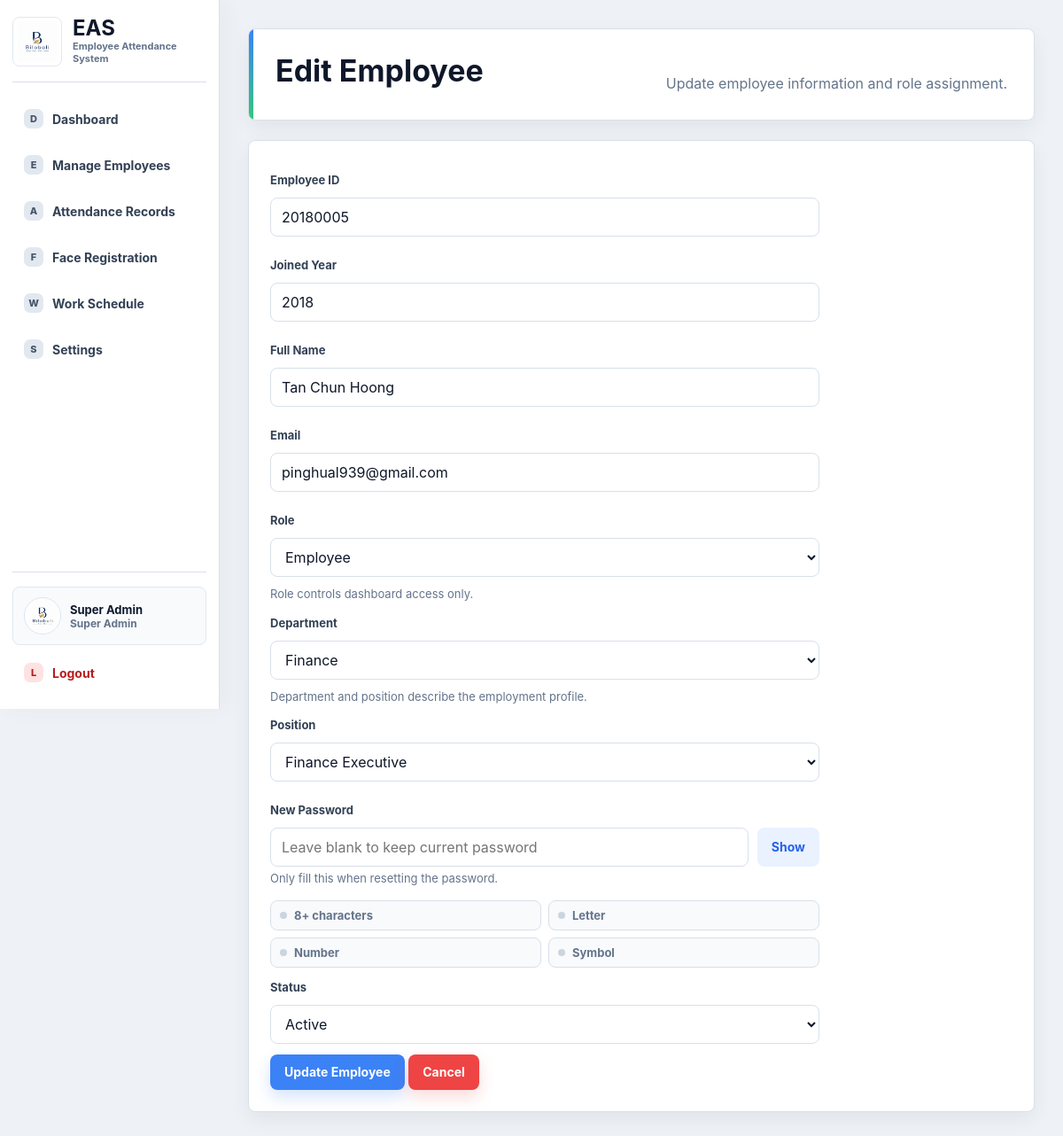
The app's page /edit_employee/24 (signed in) with its own data.
### tables this page shows
CREATE TABLE users (
            id INTEGER PRIMARY KEY AUTOINCREMENT,
            username TEXT NOT NULL UNIQUE,
            password TEXT NOT NULL,
            role TEXT NOT NULL,
            full_name TEXT,
            email TEXT,
            department TEXT,
            position TEXT,
            status TEXT DEFAULT 'Active'
        , system_id TEXT, joined_year TEXT, profile_image TEXT, deleted_at TEXT);

### routes/superadmin_routes.py (the view, shortened to what this page needs)
@superadmin_bp.route("/edit_employee/<int:id>", methods=["GET", "POST"])
def edit_employee(id):
    if session.get("role") not in ["superadmin", "hr"]:
        return redirect(url_for("auth.login"))
    user = get_user_by_id(id)
    if not user:
        flash("User not found", "error")
        return redirect(url_for("superadmin.employees"))
    if user["role"] == "superadmin":
        flash("Main Super Admin account cannot be edited", "error")
        return redirect(url_for("superadmin.employees"))
    if user["status"] == "Deleted" or user["deleted_at"]:
        flash("Deleted accounts are read-only", "error")
        return redirect(url_for("superadmin.employees"))
    return render_edit_employee_form(user)

### app.py (called while the page is built)
def create_app():
    app = Flask(__name__)
    app.secret_key = SECRET_KEY
    ensure_face_folder()
    init_db()
    seed_users()
    app.register_blueprint(kiosk_bp)
    app.register_blueprint(auth_bp)
    app.register_blueprint(superadmin_bp)
    app.register_blueprint(hr_bp)
    app.register_blueprint(employee_bp)
    app.register_blueprint(profile_bp)
    @app.context_processor
    def inject_current_user():
        from flask import session
        user_id = session.get("user_id")
        return {
            "current_user": get_user_by_id(user_id) if user_id else None
        }
    @app.after_request
    def prevent_authenticated_page_cache(response):
        response.headers["Cache-Control"] = "no-store, no-cache, must-revalidate, max-age=0"
        response.headers["Pragma"] = "no-cache"
        response.headers["Expires"] = "0"
        return response
    return app

### database.py (called while the page is built)
def get_sqlite_target():
    if DATABASE == ":memory:":
        return "file:eas_memory?mode=memory&cache=shared", True
    return DATABASE, DATABASE.startswith("file:")

def get_db_connection():
    global _MEMORY_DB_CONNECTION
    database, use_uri = get_sqlite_target()
    if DATABASE == ":memory:" and _MEMORY_DB_CONNECTION is None:
        _MEMORY_DB_CONNECTION = sqlite3.connect(database, uri=True)
        _MEMORY_DB_CONNECTION.row_factory = sqlite3.Row
    conn = sqlite3.connect(database, uri=use_uri)
    conn.row_factory = sqlite3.Row
    return conn

def get_user_by_id(user_id):
    conn = get_db_connection()
    user = conn.execute(
        "SELECT * FROM users WHERE id=?",
        (user_id,)
    ).fetchone()
    conn.close()
    return user

### routes/superadmin_routes.py (called while the page is built)
def render_edit_employee_form(user):
    return render_template(
        "superadmin/edit_employee.html",
        user=user,
        departments=DEPARTMENT_OPTIONS,
        department_positions=DEPARTMENT_POSITION_OPTIONS,
        positions=POSITION_OPTIONS,
    )

### templates/superadmin/edit_employee.html (shortened to what this page needs)
<!DOCTYPE html>
<html>
<head>
    <link rel="stylesheet" href="{{ url_for('static', filename='css/main.css') }}">
    <link rel="stylesheet" href="{{ url_for('static', filename='css/dashboard.css') }}">
</head>
<body>
<div class="layout">
    {% include "shared/sidebar.html" %}
    <div class="main">
        <div class="header">
            <h1>Edit Employee</h1>
            <p>Update employee information and role assignment.</p>
        </div>
        <div class="form-box">
            <form method="POST">
                <label>Employee ID</label>
                <input type="text" value="{{ user.system_id }}" readonly>
                <label>Joined Year</label>
                <input type="text" value="{{ user.joined_year }}" readonly>
                <label>Full Name</label>
                <input type="text" name="full_name" value="{{ user.full_name }}" required>
                <label>Email</label>
                <input type="email" name="email" value="{{ user.email }}" required>
                <label>Role</label>
                <select id="roleSelect" name="role" required>
                    <option value="employee" {% if user.role == "employee" %}selected{% endif %}>Employee</option>
                </select>
                <p class="help-text">Role controls dashboard access only.</p>
                <label>Department</label>
                <select id="departmentSelect" name="department" required>
                    {% for department in departments %}
                    <option value="{{ department }}" {% if user.department == department %}selected{% endif %}>{{ department }}</option>
                    {% endfor %}
                </select>
                <p class="help-text">Department and position describe the employment profile.</p>
                <label>Position</label>
                <select id="positionSelect" name="position" data-selected="{{ user.position }}" required></select>
                <label>New Password</label>
                <div class="password-field">
                    <input id="passwordInput" type="password" name="new_password" placeholder="Leave blank to keep current password">
                    <button class="btn-lite" type="button" data-toggle-password="passwordInput">Show</button>
                </div>
                <p class="help-text">Only fill this when resetting the password.</p>
                <div class="password-rules" id="passwordRules">
                    <span data-rule="length">8+ characters</span>
                    <span data-rule="letter">Letter</span>
                    <span data-rule="number">Number</span>
                    <span data-rule="symbol">Symbol</span>
                </div>
                <label>Status</label>
                <select name="status" required>
                    <option value="Active" {% if user.status == "Active" %}selected{% endif %}>Active</option>
                </select>
                <button type="submit">Update Employee</button>
                <a class="btn btn-danger" href="{{ url_for('superadmin.employees') }}">Cancel</a>
            </form>
        </div>
    </div>
</div>
</body>
</html>

### templates/shared/sidebar.html (shortened to what this page needs)
<aside class="sidebar" id="appSidebar">
    <div class="sidebar-top">
        <button class="brand-lockup" type="button" data-sidebar-toggle aria-label="Toggle sidebar">
            <img src="{{ url_for('static', filename='images/bilobali_logo.png') }}" alt="Bilobali logo">
            <span><strong>EAS</strong><small>Employee Attendance System</small></span>
        </button>
    </div>
    <nav class="sidebar-nav">
    {% if session.get("role") == "superadmin" %}
    <a href="/superadmin" data-icon="D"><span>Dashboard</span></a>
    <a href="/employees" data-icon="E"><span>Manage Employees</span></a>
    <a href="/attendance_records" data-icon="A"><span>Attendance Records</span></a>
    <a href="/superadmin/face_registration" data-icon="F"><span>Face Registration</span></a>
    <a href="/work_settings" data-icon="W"><span>Work Schedule</span></a>
    {% else %}
    <a href="/employee" data-icon="D"><span>Dashboard</span></a>
    {% endif %}
    <a href="/settings" data-icon="S"><span>Settings</span></a>
    </nav>
    {% if current_user %}
    {% set role_label = "Super Admin" if current_user.role == "superadmin" else ("HR Staff" if current_user.role == "hr" else "Employee") %}
    <div class="sidebar-account">
        <a class="sidebar-profile" href="/profile" title="Profile">
            <img src="{{ url_for('static', filename=current_user.profile_image) if current_user.profile_image else url_for('static', filename='images/bilobali_logo.png') }}" alt="Profile photo">
            <span>
                <strong>{{ current_user.full_name or "User" }}</strong>
                <small>{{ role_label }}</small>
            </span>
        </a>
        <a class="sidebar-logout" href="/logout" data-icon="L"><span>Logout</span></a>
    </div>
    {% endif %}
</aside>

### static/css/main.css (style rules this page uses)
:root { --page: #eef2f6; --surface: #ffffff; --surface-soft: #f8fafc; --ink: #0f172a; --text: #1f2937; --muted: #64748b; --line: #d8e0ea; --nav: #101827; --nav-2: #172235; --blue: #3b82f6; --blue-dark: #2563eb; --green: #34c77b; --green-dark: #16a34a; --orange: #fb923c; --orange-dark: #ea580c; --red: #ef4444; --red-dark: #dc2626; --radius: 8px; --shadow: 0 18px 44px rgba(15, 23, 42, 0.10); --shadow-soft: 0 8px 22px rgba(15, 23, 42, 0.06); }
* { box-sizing: border-box; }
html { min-height: 100%; }
body { min-height: 100vh; margin: 0; font-family: Inter, "Segoe UI", Arial, Helvetica, sans-serif; background: var(--page); color: var(--text); }
a { color: inherit; text-decoration: none; }
button, .btn { display: inline-flex; align-items: center; justify-content: center; min-height: 40px; padding: 10px 16px; border: 0; border-radius: var(--radius); background: var(--blue); color: #ffffff; font: inherit; font-size: 14px; font-weight: 700; line-height: 1; cursor: pointer; box-shadow: 0 8px 18px rgba(59, 130, 246, 0.22); transition: transform 140ms ease, box-shadow 140ms ease, background 140ms ease; }
.btn-danger { background: var(--red); box-shadow: 0 8px 18px rgba(239, 68, 68, 0.20); }
label { display: block; margin: 12px 0 6px; color: #334155; font-size: 13px; font-weight: 700; }
input, select, textarea { width: 100%; min-height: 44px; padding: 10px 12px; margin: 6px 0 12px; border: 1px solid var(--line); border-radius: var(--radius); background: #ffffff; color: var(--ink); font: inherit; }
.password-field { display: grid; grid-template-columns: 1fr auto; gap: 10px; align-items: start; }
.password-field input { margin-bottom: 6px; }
.btn-lite { min-height: 44px; margin-top: 6px; background: #eaf1ff; color: var(--blue-dark); box-shadow: none; }
.help-text { margin: -2px 0 14px; color: var(--muted); font-size: 13px; line-height: 1.5; }
.password-rules { display: grid; grid-template-columns: repeat(2, minmax(0, 1fr)); gap: 8px; margin: 0 0 14px; padding: 0; }
.password-rules span, .password-rules li { display: flex; align-items: center; gap: 8px; min-height: 34px; padding: 8px 10px; border: 1px solid var(--line); border-radius: var(--radius); background: #f8fafc; color: var(--muted); font-size: 13px; font-weight: 700; list-style: none; }
.password-rules span::before, .password-rules li::before { content: ""; width: 8px; height: 8px; border-radius: 999px; background: #cbd5e1; }

### records on screen
users: full_name "Super Admin"
users: system_id "20180005", joined_year "2018", full_name "Tan Chun Hoong", email "pinghual939@gmail.com", role "Employee", department "Finance", position "Finance Executive", status "Active"
